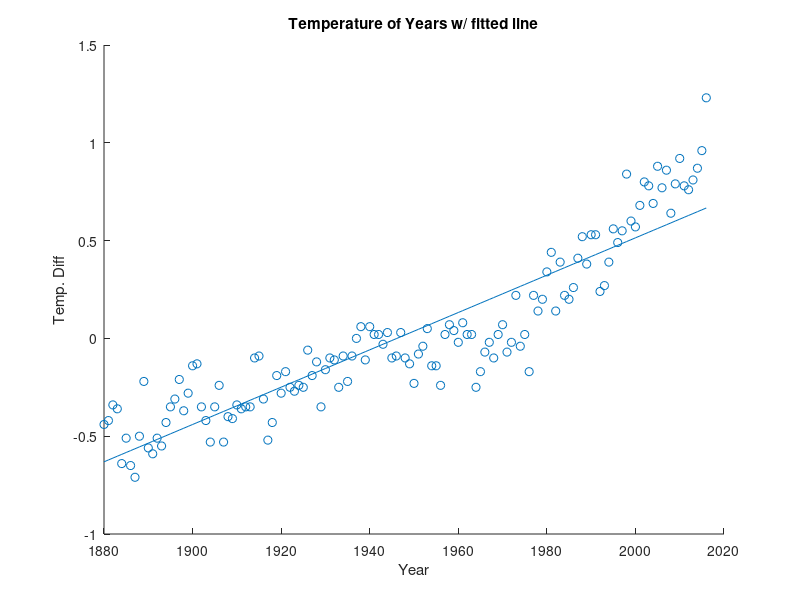
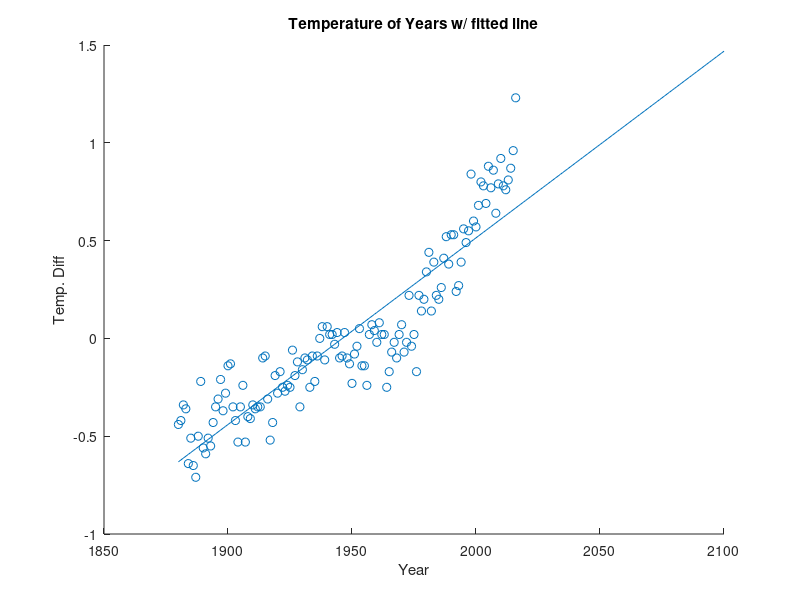

Recreate these plots in MATLAB, in order.
load temperature_data;
%%
%1 Fit Linear regression model to data
t_bar = mean(t);
%t_bar = ones(137,1)*t_bar;
x_bar = mean(x);
%x_bar = ones(137,1)*x_bar;
dist_t = t - t_bar;
dist_x = x - x_bar;
B_1 = sum(dist_t'*dist_x)/sum(dist_x.^2);
B_0 = t_bar - B_1*x_bar;

figure
hold on
scatter(x,t)
plot(x, B_0 + B_1*x)
xlabel('Year')
ylabel('Temp. Diff')
title('Temperature of Years w/ fitted line')
hold off

%COMMENT

%%
%2 Extrapolate the values to 2100
j = 1;
x_2 = zeros(221,1);
for i=1880:2100
    x_2(j) = i;
    t_2(j) = B_0(1) + B_1*x_2(j);
    j=j+1;
end
figure
hold on
scatter(x,t)
plot(x_2, t_2)
xlabel('Year')
ylabel('Temp. Diff')
title('Temperature of Years w/ fitted line')
hold off

% COMMENT

%%
%3 Code the Gaussian Kernal Function
%

%Gaussian Kernal
function k = kernal(x,x_hat,t)
    k = exp(-(x-x_hat)^2/(2*t^2));
end
